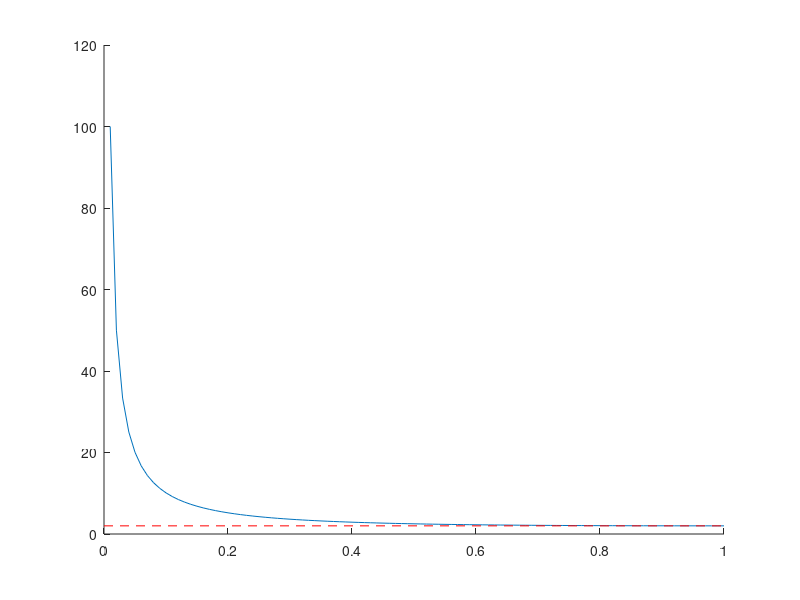

Write MATLAB code to recreate this figure.
x = 0.01 : 0.01 : 1 ;
y = x + 1 ./ x ;
figure( 301 ) ;
hold on ;
plot( x, y ) ;
plot( [ 0 ,1 ], [ 2 , 2 ],  'r--' ) ;
hold off ;